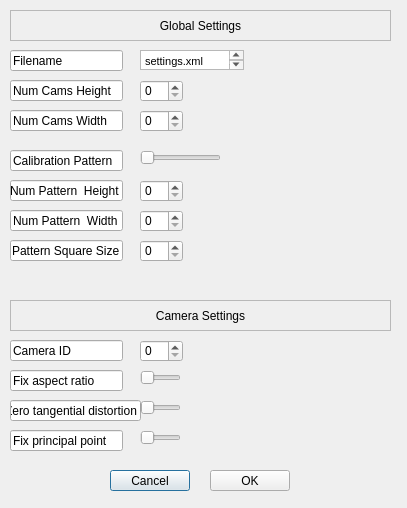
<?xml version="1.0" encoding="UTF-8"?>
<ui version="4.0">
 <class>createNewXML</class>
 <widget class="QDialog" name="createNewXML">
  <property name="geometry">
   <rect>
    <x>0</x>
    <y>0</y>
    <width>407</width>
    <height>508</height>
   </rect>
  </property>
  <property name="windowTitle">
   <string>Dialog</string>
  </property>
  <widget class="QLineEdit" name="lineEdit">
   <property name="geometry">
    <rect>
     <x>10</x>
     <y>80</y>
     <width>113</width>
     <height>21</height>
    </rect>
   </property>
   <property name="toolTip">
    <string>Amount of cameras in a row</string>
   </property>
   <property name="text">
    <string>Num Cams Height</string>
   </property>
   <property name="readOnly">
    <bool>true</bool>
   </property>
  </widget>
  <widget class="QLineEdit" name="lineEdit_2">
   <property name="geometry">
    <rect>
     <x>10</x>
     <y>110</y>
     <width>113</width>
     <height>21</height>
    </rect>
   </property>
   <property name="toolTip">
    <string>Amount of cameras in a column</string>
   </property>
   <property name="text">
    <string>Num Cams Width</string>
   </property>
   <property name="readOnly">
    <bool>true</bool>
   </property>
  </widget>
  <widget class="QSpinBox" name="spinBoxCamFieldWidth">
   <property name="geometry">
    <rect>
     <x>140</x>
     <y>110</y>
     <width>43</width>
     <height>22</height>
    </rect>
   </property>
  </widget>
  <widget class="QSpinBox" name="spinBoxCamFieldHeight">
   <property name="geometry">
    <rect>
     <x>140</x>
     <y>80</y>
     <width>43</width>
     <height>22</height>
    </rect>
   </property>
  </widget>
  <widget class="QLineEdit" name="lineEdit_3">
   <property name="geometry">
    <rect>
     <x>10</x>
     <y>50</y>
     <width>113</width>
     <height>21</height>
    </rect>
   </property>
   <property name="toolTip">
    <string>Type in filename to save settings to. Note: Existing files will be overwritten!</string>
   </property>
   <property name="text">
    <string>Filename</string>
   </property>
   <property name="readOnly">
    <bool>true</bool>
   </property>
  </widget>
  <widget class="QTextEdit" name="textEditFileName">
   <property name="geometry">
    <rect>
     <x>140</x>
     <y>50</y>
     <width>104</width>
     <height>20</height>
    </rect>
   </property>
   <property name="html">
    <string>&lt;!DOCTYPE HTML PUBLIC &quot;-//W3C//DTD HTML 4.0//EN&quot; &quot;http://www.w3.org/TR/REC-html40/strict.dtd&quot;&gt;
&lt;html&gt;&lt;head&gt;&lt;meta name=&quot;qrichtext&quot; content=&quot;1&quot; /&gt;&lt;style type=&quot;text/css&quot;&gt;
p, li { white-space: pre-wrap; }
&lt;/style&gt;&lt;/head&gt;&lt;body style=&quot; font-family:'MS Shell Dlg 2'; font-size:8.25pt; font-weight:400; font-style:normal;&quot;&gt;
&lt;p style=&quot; margin-top:0px; margin-bottom:0px; margin-left:0px; margin-right:0px; -qt-block-indent:0; text-indent:0px;&quot;&gt;settings.xml&lt;/p&gt;&lt;/body&gt;&lt;/html&gt;</string>
   </property>
  </widget>
  <widget class="QLineEdit" name="lineEdit_4">
   <property name="geometry">
    <rect>
     <x>10</x>
     <y>150</y>
     <width>113</width>
     <height>21</height>
    </rect>
   </property>
   <property name="toolTip">
    <string>Choose calibration pattern to use: CHESSBOARD, CIRCLES GRID, ASYMMETRIC CIRCLES GRID</string>
   </property>
   <property name="text">
    <string>Calibration Pattern</string>
   </property>
   <property name="readOnly">
    <bool>true</bool>
   </property>
  </widget>
  <widget class="QSpinBox" name="spinBoxPatternHeight">
   <property name="geometry">
    <rect>
     <x>140</x>
     <y>180</y>
     <width>43</width>
     <height>22</height>
    </rect>
   </property>
  </widget>
  <widget class="QSpinBox" name="spinBoxPatternWidth">
   <property name="geometry">
    <rect>
     <x>140</x>
     <y>210</y>
     <width>43</width>
     <height>22</height>
    </rect>
   </property>
  </widget>
  <widget class="QLineEdit" name="lineEdit_5">
   <property name="geometry">
    <rect>
     <x>10</x>
     <y>180</y>
     <width>113</width>
     <height>21</height>
    </rect>
   </property>
   <property name="toolTip">
    <string>Amount of corners / circles in calibration pattern in a row</string>
   </property>
   <property name="text">
    <string>Num Pattern  Height</string>
   </property>
   <property name="readOnly">
    <bool>true</bool>
   </property>
  </widget>
  <widget class="QLineEdit" name="lineEdit_6">
   <property name="geometry">
    <rect>
     <x>10</x>
     <y>210</y>
     <width>113</width>
     <height>21</height>
    </rect>
   </property>
   <property name="toolTip">
    <string>Amount of corners / circles in calibration pattern in a column</string>
   </property>
   <property name="text">
    <string>Num Pattern  Width</string>
   </property>
   <property name="readOnly">
    <bool>true</bool>
   </property>
  </widget>
  <widget class="QLineEdit" name="lineEdit_7">
   <property name="geometry">
    <rect>
     <x>10</x>
     <y>240</y>
     <width>113</width>
     <height>21</height>
    </rect>
   </property>
   <property name="toolTip">
    <string>Size of chessboard squares or distance between circle middle points</string>
   </property>
   <property name="text">
    <string>Pattern Square Size</string>
   </property>
   <property name="readOnly">
    <bool>true</bool>
   </property>
  </widget>
  <widget class="QSpinBox" name="spinBoxPatternSquareSize">
   <property name="geometry">
    <rect>
     <x>140</x>
     <y>240</y>
     <width>43</width>
     <height>22</height>
    </rect>
   </property>
  </widget>
  <widget class="QPushButton" name="pushButtonCancel">
   <property name="geometry">
    <rect>
     <x>110</x>
     <y>470</y>
     <width>80</width>
     <height>21</height>
    </rect>
   </property>
   <property name="text">
    <string>Cancel</string>
   </property>
  </widget>
  <widget class="QPushButton" name="pushButtonOK">
   <property name="geometry">
    <rect>
     <x>210</x>
     <y>470</y>
     <width>80</width>
     <height>21</height>
    </rect>
   </property>
   <property name="text">
    <string>OK</string>
   </property>
  </widget>
  <widget class="QLineEdit" name="lineEdit_8">
   <property name="geometry">
    <rect>
     <x>10</x>
     <y>340</y>
     <width>113</width>
     <height>21</height>
    </rect>
   </property>
   <property name="toolTip">
    <string>Choose Camera to set following settings</string>
   </property>
   <property name="text">
    <string>Camera ID</string>
   </property>
   <property name="readOnly">
    <bool>true</bool>
   </property>
  </widget>
  <widget class="QSpinBox" name="spinBoxCamID">
   <property name="geometry">
    <rect>
     <x>140</x>
     <y>340</y>
     <width>43</width>
     <height>22</height>
    </rect>
   </property>
  </widget>
  <widget class="QLineEdit" name="lineEdit_9">
   <property name="geometry">
    <rect>
     <x>10</x>
     <y>370</y>
     <width>113</width>
     <height>21</height>
    </rect>
   </property>
   <property name="toolTip">
    <string>Assume fix aspect ratio (constant lens radius, usual for lens cameras)</string>
   </property>
   <property name="text">
    <string>Fix aspect ratio</string>
   </property>
   <property name="readOnly">
    <bool>true</bool>
   </property>
  </widget>
  <widget class="QLineEdit" name="lineEdit_10">
   <property name="geometry">
    <rect>
     <x>10</x>
     <y>400</y>
     <width>131</width>
     <height>21</height>
    </rect>
   </property>
   <property name="toolTip">
    <string>Assume zero tangential distortion</string>
   </property>
   <property name="text">
    <string>Zero tangential distortion</string>
   </property>
   <property name="readOnly">
    <bool>true</bool>
   </property>
  </widget>
  <widget class="QLineEdit" name="lineEdit_11">
   <property name="geometry">
    <rect>
     <x>10</x>
     <y>430</y>
     <width>113</width>
     <height>21</height>
    </rect>
   </property>
   <property name="toolTip">
    <string>Fix the principal point at the center of the image</string>
   </property>
   <property name="text">
    <string>Fix principal point</string>
   </property>
   <property name="readOnly">
    <bool>true</bool>
   </property>
  </widget>
  <widget class="QLabel" name="label">
   <property name="geometry">
    <rect>
     <x>10</x>
     <y>10</y>
     <width>381</width>
     <height>31</height>
    </rect>
   </property>
   <property name="frameShape">
    <enum>QFrame::StyledPanel</enum>
   </property>
   <property name="lineWidth">
    <number>4</number>
   </property>
   <property name="text">
    <string>Global Settings</string>
   </property>
   <property name="alignment">
    <set>Qt::AlignCenter</set>
   </property>
  </widget>
  <widget class="QLabel" name="label_2">
   <property name="geometry">
    <rect>
     <x>10</x>
     <y>300</y>
     <width>381</width>
     <height>31</height>
    </rect>
   </property>
   <property name="frameShape">
    <enum>QFrame::StyledPanel</enum>
   </property>
   <property name="lineWidth">
    <number>4</number>
   </property>
   <property name="text">
    <string>Camera Settings</string>
   </property>
   <property name="alignment">
    <set>Qt::AlignCenter</set>
   </property>
  </widget>
  <widget class="QSlider" name="horizontalSliderCalibPattern">
   <property name="geometry">
    <rect>
     <x>140</x>
     <y>150</y>
     <width>81</width>
     <height>16</height>
    </rect>
   </property>
   <property name="maximum">
    <number>3</number>
   </property>
   <property name="orientation">
    <enum>Qt::Horizontal</enum>
   </property>
   <property name="invertedAppearance">
    <bool>false</bool>
   </property>
   <property name="invertedControls">
    <bool>false</bool>
   </property>
  </widget>
  <widget class="QSlider" name="horizontalSliderFixAspectRatio">
   <property name="geometry">
    <rect>
     <x>140</x>
     <y>370</y>
     <width>41</width>
     <height>16</height>
    </rect>
   </property>
   <property name="maximum">
    <number>1</number>
   </property>
   <property name="orientation">
    <enum>Qt::Horizontal</enum>
   </property>
   <property name="invertedAppearance">
    <bool>false</bool>
   </property>
   <property name="invertedControls">
    <bool>false</bool>
   </property>
  </widget>
  <widget class="QSlider" name="horizontalSliderZeroTangDist">
   <property name="geometry">
    <rect>
     <x>140</x>
     <y>400</y>
     <width>41</width>
     <height>16</height>
    </rect>
   </property>
   <property name="maximum">
    <number>1</number>
   </property>
   <property name="orientation">
    <enum>Qt::Horizontal</enum>
   </property>
   <property name="invertedAppearance">
    <bool>false</bool>
   </property>
   <property name="invertedControls">
    <bool>false</bool>
   </property>
  </widget>
  <widget class="QSlider" name="horizontalSliderFixPrincPoint">
   <property name="geometry">
    <rect>
     <x>140</x>
     <y>430</y>
     <width>41</width>
     <height>16</height>
    </rect>
   </property>
   <property name="maximum">
    <number>1</number>
   </property>
   <property name="orientation">
    <enum>Qt::Horizontal</enum>
   </property>
   <property name="invertedAppearance">
    <bool>false</bool>
   </property>
   <property name="invertedControls">
    <bool>false</bool>
   </property>
  </widget>
 </widget>
 <resources/>
 <connections/>
</ui>
